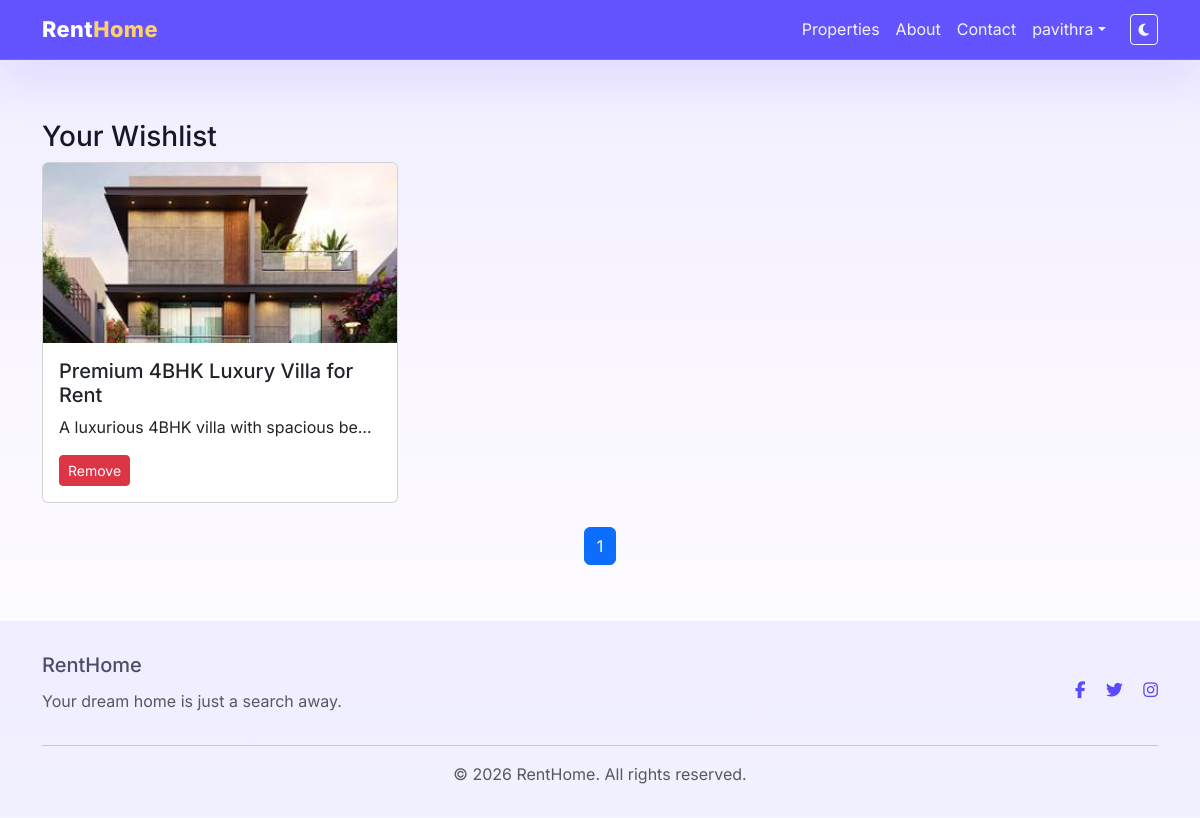
The page /wishlist (signed in) on the database its author committed.
### models.py (models this page shows, shortened)
class User(UserMixin, db.Model):
    __tablename__ = 'users'
    id = db.Column(db.Integer, primary_key=True)
    username = db.Column(db.String(80), unique=True, nullable=False)
    email = db.Column(db.String(120), unique=True, nullable=False)
    password_hash = db.Column(db.String(128), nullable=False)
    phone = db.Column(db.String(20))
    name = db.Column(db.String(120))
    created_at = db.Column(db.DateTime, default=datetime.utcnow)
    properties = db.relationship('Property', backref='owner', lazy=True)
    wishlist = db.relationship('Wishlist', backref='user', lazy=True)

class Wishlist(db.Model):
    __tablename__ = 'wishlist'
    id = db.Column(db.Integer, primary_key=True)
    user_id = db.Column(db.Integer, db.ForeignKey('users.id'), nullable=False)
    property_id = db.Column(db.Integer, db.ForeignKey('properties.id'), nullable=False)
    created_at = db.Column(db.DateTime, default=datetime.utcnow)
    property = db.relationship('Property', backref='wishlisted')

class Property(db.Model):
    __tablename__ = 'properties'
    id = db.Column(db.Integer, primary_key=True)
    title = db.Column(db.String(200), nullable=False)
    description = db.Column(db.Text)
    purpose = db.Column(db.String(50))
    property_type = db.Column(db.String(50))
    price = db.Column(db.Float)
    deposit = db.Column(db.Float)
    bedrooms = db.Column(db.Integer)
    bathrooms = db.Column(db.Integer)
    balcony = db.Column(db.Integer)
    parking = db.Column(db.String(50))
    area_size = db.Column(db.String(50))
    floor = db.Column(db.String(50))
    facing = db.Column(db.String(50))
    furnished = db.Column(db.String(50))
    water = db.Column(db.String(50))
    electricity = db.Column(db.String(50))
    internet = db.Column(db.String(50))
    address = db.Column(db.String(255))
    locality = db.Column(db.String(120))
    city = db.Column(db.String(120))
    district = db.Column(db.String(120))
    state = db.Column(db.String(120))
    pincode = db.Column(db.String(20))
    google_map = db.Column(db.String(255))
    owner_name = db.Column(db.String(120))
    owner_phone = db.Column(db.String(50))
    owner_email = db.Column(db.String(120))
    available_from = db.Column(db.String(50))
    images = db.Column(db.Text)  # comma separated filenames
    created_at = db.Column(db.DateTime, default=datetime.utcnow)
    user_id = db.Column(db.Integer, db.ForeignKey('users.id'), nullable=True)

### app.py (the view)
@app.route('/wishlist')
@login_required
def wishlist():
    page = request.args.get('page', 1, type=int)
    items = Wishlist.query.filter_by(user_id=current_user.id).join(Property).paginate(page=page, per_page=8)
    return render_template('wishlist.html', items=items)

### app.py (called while the page is built)
@login_manager.user_loader
def load_user(user_id):
    return User.query.get(int(user_id))

@app.context_processor
def inject_current_year():
    return {'current_year': datetime.utcnow().year}

### templates/wishlist.html (shortened to what this page needs)
{% extends 'base.html' %}
{% block content %}
<h3>Your Wishlist</h3>
<div class="row">
  {% for item in items.items %}
  <div class="col-md-4 mb-4">
    <div class="card h-100">
      {% set prop = item.property %}
      {% set img = prop.images.split(',')[0] if prop.images else None %}
      {% if img %}
      <img src="{{ url_for('uploaded_file', filename=img) }}" class="card-img-top" style="height:180px;object-fit:cover">
      {% endif %}
      <div class="card-body">
        <h5>{{ prop.title }}</h5>
        <p class="text-truncate">{{ prop.description }}</p>
        <form method="post" action="{{ url_for('remove_wishlist', item_id=item.id) }}" onsubmit="return confirm('Remove?')">
          <button class="btn btn-danger btn-sm">Remove</button>
        </form>
      </div>
    </div>
  </div>
  {% endfor %}
</div>
<nav>
  <ul class="pagination justify-content-center">
    {% for p in items.iter_pages() %}
      {% if p %}
      <li class="page-item {% if p==items.page %}active{% endif %}"><a class="page-link" href="?page={{ p }}">{{ p }}</a></li>
      {% endif %}
    {% endfor %}
  </ul>
</nav>
{% endblock %}

### templates/base.html (shortened to what this page needs)
<!doctype html>
<html lang="en">
  <head>
    <link rel="stylesheet" href="https://cdnjs.cloudflare.com/ajax/libs/font-awesome/6.5.0/css/all.min.css">
    <link href="https://cdn.jsdelivr.net/npm/bootstrap@5.3.0/dist/css/bootstrap.min.css" rel="stylesheet">
    <link rel="stylesheet" href="{{ url_for('static', filename='css/style.css') }}">
  </head>
  <body>
    <nav class="navbar navbar-expand-lg navbar-dark nav-float fixed-top">
      <div class="container">
        <a class="navbar-brand" href="{{ url_for('index') }}">Rent<span>Home</span></a>
        <div class="collapse navbar-collapse" id="navMenu">
          <ul class="navbar-nav ms-auto align-items-center">
            <li class="nav-item"><a class="nav-link" href="{{ url_for('properties') }}">Properties</a></li>
            <li class="nav-item"><a class="nav-link" href="{{ url_for('about') }}">About</a></li>
            <li class="nav-item"><a class="nav-link" href="{{ url_for('contact') }}">Contact</a></li>
            {% if current_user.is_authenticated %}
            <li class="nav-item dropdown">
              <a class="nav-link dropdown-toggle" href="#" id="userMenu" role="button" data-bs-toggle="dropdown">{{ current_user.username }}</a>
            </li>
            {% else %}
            <li class="nav-item"><a class="nav-link" href="{{ url_for('login') }}">Login</a></li>
            <li class="nav-item"><a class="nav-link" href="{{ url_for('register') }}">Register</a></li>
            {% endif %}
            <li class="nav-item ms-3">
              <button id="themeToggle" class="btn btn-outline-light btn-sm"><i class="fas fa-moon"></i></button>
            </li>
          </ul>
        </div>
      </div>
    </nav>
    <main class="main-content">
      <div class="container">
        {% block content %}{% endblock %}
      </div>
    </main>
    <footer class="footer-section">
      <div class="container">
        <div class="row align-items-center gy-3">
          <div class="col-md-6">
            <h5>RentHome</h5>
            <p class="text-muted">Your dream home is just a search away.</p>
          </div>
          <div class="col-md-6 text-md-end">
            <a href="#" class="social-link"><i class="fab fa-facebook-f"></i></a>
            <a href="#" class="social-link"><i class="fab fa-twitter"></i></a>
            <a href="#" class="social-link"><i class="fab fa-instagram"></i></a>
          </div>
        </div>
        <hr>
        <p class="text-center text-muted mb-0">&copy; {{ current_year }} RentHome. All rights reserved.</p>
      </div>
    </footer>
  </body>
</html>

### static/css/style.css (style rules this page uses)
:root { --bg: #f6f3ff; --surface: rgba(255,255,255,0.9); --surface-strong: rgba(255,255,255,0.96); --text: #161925; --muted: #6b7c98; --primary: #5b4bff; --primary-soft: #8f84ff; --accent: #ff7a59; --border: rgba(91,75,255,0.16); --shadow: 0 24px 80px rgba(91,75,255,0.12); --soft: #f4f1ff; }
* { box-sizing:border-box }
html,body { min-height:100%;margin:0;font-family:'Inter',system-ui,sans-serif;background:linear-gradient(180deg,#f0edff 0%,#faf7ff 48%,#ffffff 100%);color:var(--text);scroll-behavior:smooth }
.nav-float { background:rgba(91,75,255,0.95);backdrop-filter:blur(12px);border-bottom:1px solid rgba(255,255,255,0.12);box-shadow:0 20px 48px rgba(91,75,255,0.12) }
.navbar-brand { font-weight:800;font-size:1.36rem;letter-spacing:.02em }
.navbar-brand span { color:#ffd166 }
.navbar-nav .nav-link { color:#f4f3ff!important }
.main-content { padding-top:100px;padding-bottom:40px }
.footer-section { background:rgba(91,75,255,0.08);padding:2rem 0;color:#4b4c68 }
.footer-section h5 { margin-bottom:.75rem }
.footer-section .social-link { color:#5b4bff;margin-left:1rem;font-size:1.05rem }

### rows shown on the page
User: username "pavithra"
Wishlist: images (picture)
Property: title "Premium 4BHK Luxury Villa for Rent", description "A luxurious 4BHK villa with spacious be…"

### other values the page prints
{{ p }} "1"
